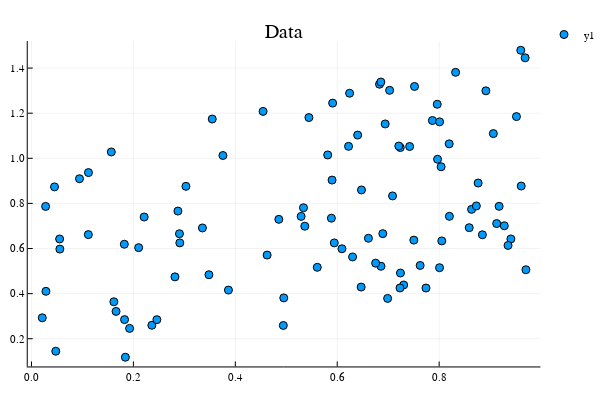

Notebook cell for this chart:
### Markdown cell above
We visualize the data we just created.

### Code cell
scatter(X, Y, title = "Data")

### Figure 1 — Plotly figure (JSON) as saved in the notebook; plotly's stock layout.template omitted (floating-point values rounded to 4 significant figures)
{"data": [{"colorbar": {"title": ""}, "legendgroup": "y1", "marker": {"color": "rgba(0, 154, 250, 1.000)", "line": {"color": "rgba(0, 0, 0, 1.000)", "width": 1}, "size": 8, "symbol": "circle"}, "mode": "markers", "name": "y1", "showlegend": true, "type": "scatter", "x": [0.5942, 0.5898, 0.9278, 0.1118, 0.05522, 0.5909, 0.8765, 0.8917, 0.3757, 0.7237, 0.859, 0.3482, 0.3865, 0.1822, 0.6301, 0.0557, 0.7085, 0.1116, 0.6859, 0.1617, 0.2362, 0.8636, 0.961, 0.4544, 0.2904, 0.5292, 0.4951, 0.873, 0.9601, 0.6754, 0.8007, 0.7517, 0.4854, 0.5813, 0.166, 0.7741, 0.683, 0.1925, 0.8038, 0.9177, 0.64, 0.5885, 0.9687, 0.3031, 0.8848, 0.2461, 0.7503, 0.8197, 0.3355, 0.6856, 0.8322, 0.7303, 0.2103, 0.5444, 0.7968, 0.7241, 0.1843, 0.4942, 0.6092, 0.9702, 0.02772, 0.2911, 0.0477, 0.6612, 0.5608, 0.1567, 0.7028, 0.8052, 0.2816, 0.0452, 0.7231, 0.6476, 0.9129, 0.7627, 0.7867, 0.3547, 0.2874, 0.9517, 0.6242, 0.6222, 0.4624, 0.7421, 0.9407, 0.02116, 0.9063, 0.6941, 0.9352, 0.6469, 0.6894, 0.2211, 0.6989, 0.1827, 0.02836, 0.8201, 0.5363, 0.09423, 0.8008, 0.7208, 0.7962, 0.5338], "xaxis": "x1", "y": [0.6249, 0.9036, 0.7008, 0.9367, 0.6423, 1.245, 0.8904, 1.299, 1.012, 1.048, 0.6924, 0.4837, 0.4157, 0.619, 0.5628, 0.5975, 0.8333, 0.6616, 0.5214, 0.3639, 0.2596, 0.7736, 0.877, 1.208, 0.6654, 0.7424, 0.3811, 0.7888, 1.479, 0.5351, 0.5149, 1.319, 0.7294, 1.015, 0.3212, 0.4248, 1.329, 0.2459, 0.9625, 0.787, 1.103, 0.7346, 1.446, 0.8758, 0.6609, 0.2846, 0.6373, 1.064, 0.6912, 1.338, 1.381, 0.4384, 0.6039, 1.181, 0.9958, 0.4914, 0.1179, 0.2589, 0.5989, 0.5059, 0.7867, 0.625, 0.1446, 0.6455, 0.5166, 1.028, 1.301, 0.6337, 0.4743, 0.8732, 0.4252, 0.8597, 0.7107, 0.5249, 1.168, 1.174, 0.7661, 1.185, 1.289, 1.053, 0.571, 1.052, 0.6424, 0.2928, 1.11, 1.152, 0.6137, 0.4291, 0.666, 0.7397, 0.3789, 0.2847, 0.4102, 0.7427, 0.6991, 0.9094, 1.162, 1.054, 1.24, 0.7808], "yaxis": "y1", "zmax": null, "zmin": null}], "layout": {"annotations": [{"font": {"color": "rgba(0, 0, 0, 1.000)", "family": "sans-serif", "size": 20}, "rotation": 0, "showarrow": false, "text": "Data", "x": 0.5222, "xanchor": "center", "xref": "paper", "y": 1, "yanchor": "top", "yref": "paper"}], "height": 400, "legend": {"bgcolor": "rgba(255, 255, 255, 1.000)", "bordercolor": "rgba(0, 0, 0, 1.000)", "font": {"color": "rgba(0, 0, 0, 1.000)", "family": "sans-serif", "size": 11}, "tracegroupgap": 0, "x": 1, "y": 1}, "margin": {"b": 20, "l": 0, "r": 0, "t": 20}, "paper_bgcolor": "rgba(255, 255, 255, 1.000)", "plot_bgcolor": "rgba(255, 255, 255, 1.000)", "showlegend": true, "width": 600, "xaxis": {"anchor": "y1", "domain": [0.05101, 0.9934], "gridcolor": "rgba(0, 0, 0, 0.100)", "gridwidth": 0.5, "linecolor": "rgba(0, 0, 0, 1.000)", "mirror": false, "range": [-0.007312, 0.9987], "showgrid": true, "showline": true, "showticklabels": true, "tickangle": 0, "tickcolor": "rgb(0, 0, 0)", "tickfont": {"color": "rgba(0, 0, 0, 1.000)", "family": "sans-serif", "size": 11}, "tickmode": "array", "ticks": "inside", "ticktext": ["0.0", "0.2", "0.4", "0.6", "0.8"], "tickvals": [0, 0.2, 0.4, 0.6, 0.8], "title": "", "titlefont": {"color": "rgba(0, 0, 0, 1.000)", "family": "sans-serif", "size": 15}, "type": "-", "visible": true, "zeroline": false, "zerolinecolor": "rgba(0, 0, 0, 1.000)"}, "yaxis": {"anchor": "x1", "domain": [0.03762, 0.9415], "gridcolor": "rgba(0, 0, 0, 0.100)", "gridwidth": 0.5, "linecolor": "rgba(0, 0, 0, 1.000)", "mirror": false, "range": [0.07709, 1.52], "showgrid": true, "showline": true, "showticklabels": true, "tickangle": 0, "tickcolor": "rgb(0, 0, 0)", "tickfont": {"color": "rgba(0, 0, 0, 1.000)", "family": "sans-serif", "size": 11}, "tickmode": "array", "ticks": "inside", "ticktext": ["0.2", "0.4", "0.6", "0.8", "1.0", "1.2", "1.4"], "tickvals": [0.2, 0.4, 0.6, 0.8, 1, 1.2, 1.4], "title": "", "titlefont": {"color": "rgba(0, 0, 0, 1.000)", "family": "sans-serif", "size": 15}, "type": "-", "visible": true, "zeroline": false, "zerolinecolor": "rgba(0, 0, 0, 1.000)"}}}
